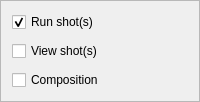
       <widget class="QFrame" name="frame">
        <property name="sizePolicy">
         <sizepolicy hsizetype="Minimum" vsizetype="Preferred">
          <horstretch>0</horstretch>
          <verstretch>0</verstretch>
         </sizepolicy>
        </property>
        <property name="frameShape">
         <enum>QFrame::StyledPanel</enum>
        </property>
        <layout class="QVBoxLayout" name="verticalLayout_2">
         <property name="spacing">
          <number>9</number>
         </property>
         <property name="sizeConstraint">
          <enum>QLayout::SetDefaultConstraint</enum>
         </property>
         <item>
          <widget class="QCheckBox" name="checkBox_run_shots">
           <property name="toolTip">
            <string>Send the shot files to BLACS after compilation</string>
           </property>
           <property name="text">
            <string>Run shot(s)</string>
           </property>
           <property name="checked">
            <bool>true</bool>
           </property>
          </widget>
         </item>
         <item>
          <widget class="QCheckBox" name="checkBox_view_shots">
           <property name="toolTip">
            <string>Open the shot files in runviewer after compilation</string>
           </property>
           <property name="text">
            <string>View shot(s)</string>
           </property>
          </widget>
         </item>
         <item>
          <widget class="QCheckBox" name="checkBox_composition">
           <property name="text">
            <string>Composition</string>
           </property>
          </widget>
         </item>
        </layout>
       </widget>
